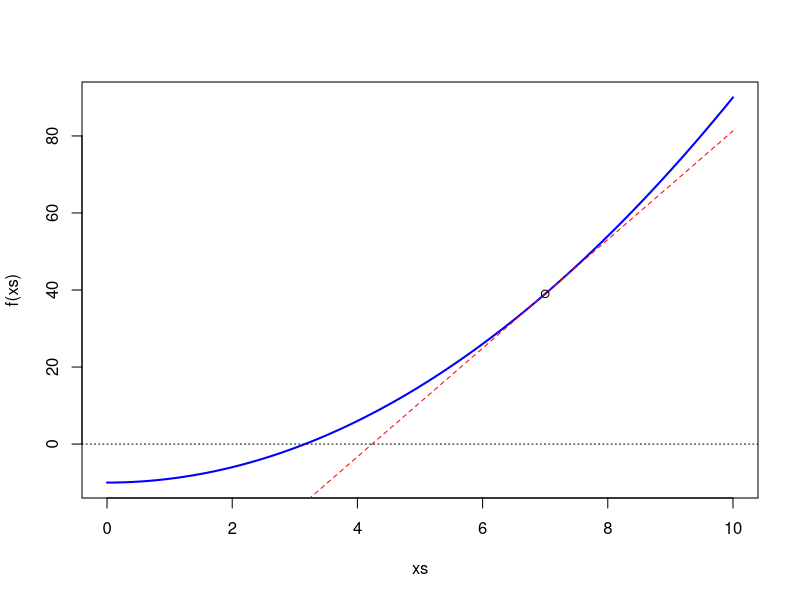
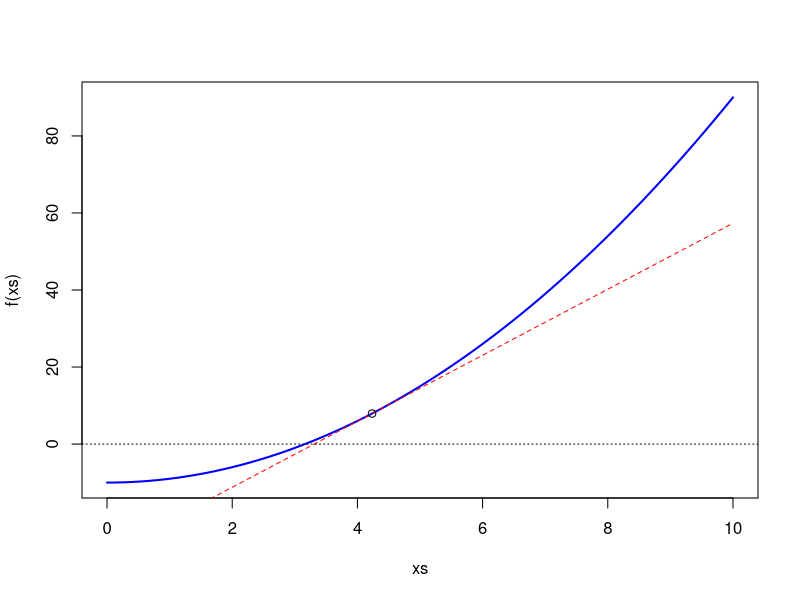
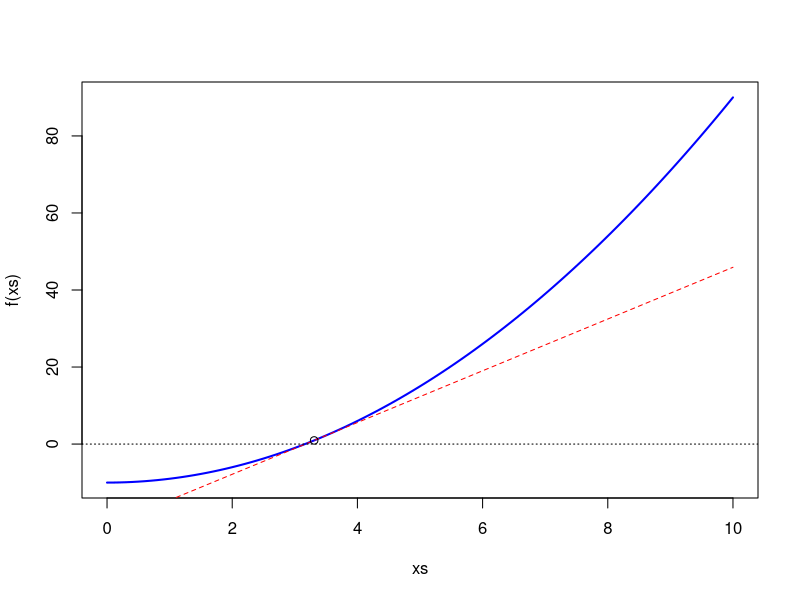

Write R code to recreate these figures, in order.
## ---- chunk 1
g = function(x, dx){
  return((f(x+dx)-f(x))/dx)
}
## ---- chunk 2
lin = function(root,x,dx){
  a = g(root,dx)
  b = f(root)-a*root
  return(a*x+b)
}
## ---- chunk 3
rm(list=ls())
f = function(x){
  return(x^2-10)
}

g = function(x, dx){
  return((f(x+dx)-f(x))/dx)
}

lin = function(root, x, dx){
  a = g(root,dx)
  b = f(root)-a*root
  return(a*x+b)
}

root     = 7
dx       = 0.1
xs       = seq(0,10,by=0.1)
stopcrit = 0.05

while(f(root)>stopcrit){
  # plot
  plot(xs,f(xs),col="blue",type="l",lwd=2)
  lines(xs, lin(root,xs,dx),col="red",type="l",lty="dashed")
  abline(xs,0,lty="dotted")
  points(root,f(root))
  # obtain zero-point linear function
  x0 = -(f(root)-g(root,dx)*root)/g(root,dx)
  root = x0
}

# print answer
print(root)
# check answer
print(f(root))
## ---- chunk 4
rm(list=ls())
x = c(103,117,127,143) # define locations
s = c(20,1,1,12.5)     # define fixed states plus initial guesses for s_2 and s_3

f_2 = function(s2,s3){
  misfit = - (s2-s[1])/(x[2]-x[1]) + (s3-s2)/(x[3]-x[2]) + 1.2
  return(misfit)
}
f_3 = function(s2,s3){
  misfit = - (s3-s2)/(x[3]-x[2]) + (s[4]-s3)/(x[4]-x[3]) + 1.3
  return(misfit)
}

jacobian = function(s2,s3){
  ds = 0.01
  M  = matrix(0,nrow=2,ncol=2)
  M[1,1] = (f_2(s2+ds,s3) - f_2(s2,s3))/ds
  M[1,2] = (f_2(s2,s3+ds) - f_2(s2,s3))/ds
  M[2,1] = (f_3(s2+ds,s3) - f_3(s2,s3))/ds
  M[2,2] = (f_3(s2,s3+ds) - f_3(s2,s3))/ds
  return(M)
}
## ---- chunk 5
rm(list=ls())
x = c(103,117,127,143) # define locations
s = c(20,1,1,12.5)     # define fixed states plus initial guesses for s_2 and s_3

f_2 = function(s2,s3){
  misfit = - (s2-s[1])/(x[2]-x[1]) + (s3-s2)/(x[3]-x[2]) + 1.2
  return(misfit)
}
f_3 = function(s2,s3){
  misfit = - (s3-s2)/(x[3]-x[2]) + (s[4]-s3)/(x[4]-x[3]) + 1.3
  return(misfit)
}

jacobian = function(s2,s3){
  ds = 0.01
  M  = matrix(0,nrow=2,ncol=2)
  M[1,1] = (f_2(s2+ds,s3) - f_2(s2,s3))/ds
  M[1,2] = (f_2(s2,s3+ds) - f_2(s2,s3))/ds
  M[2,1] = (f_3(s2+ds,s3) - f_3(s2,s3))/ds
  M[2,2] = (f_3(s2,s3+ds) - f_3(s2,s3))/ds
  return(M)
}

s2 = s[2]
s3 = s[3]

while(f_2(s2,s3)>0.01 | f_3(s2,s3)>0.01){
  M    = jacobian(s2,s3)
  Minv = solve(M)
  s_new = c(s2,s3) - Minv %*% c(f_2(s2,s3),f_3(s2,s3))
  s2   = s_new[1]
  s3   = s_new[2]
  print(c(s2,s3))
}
